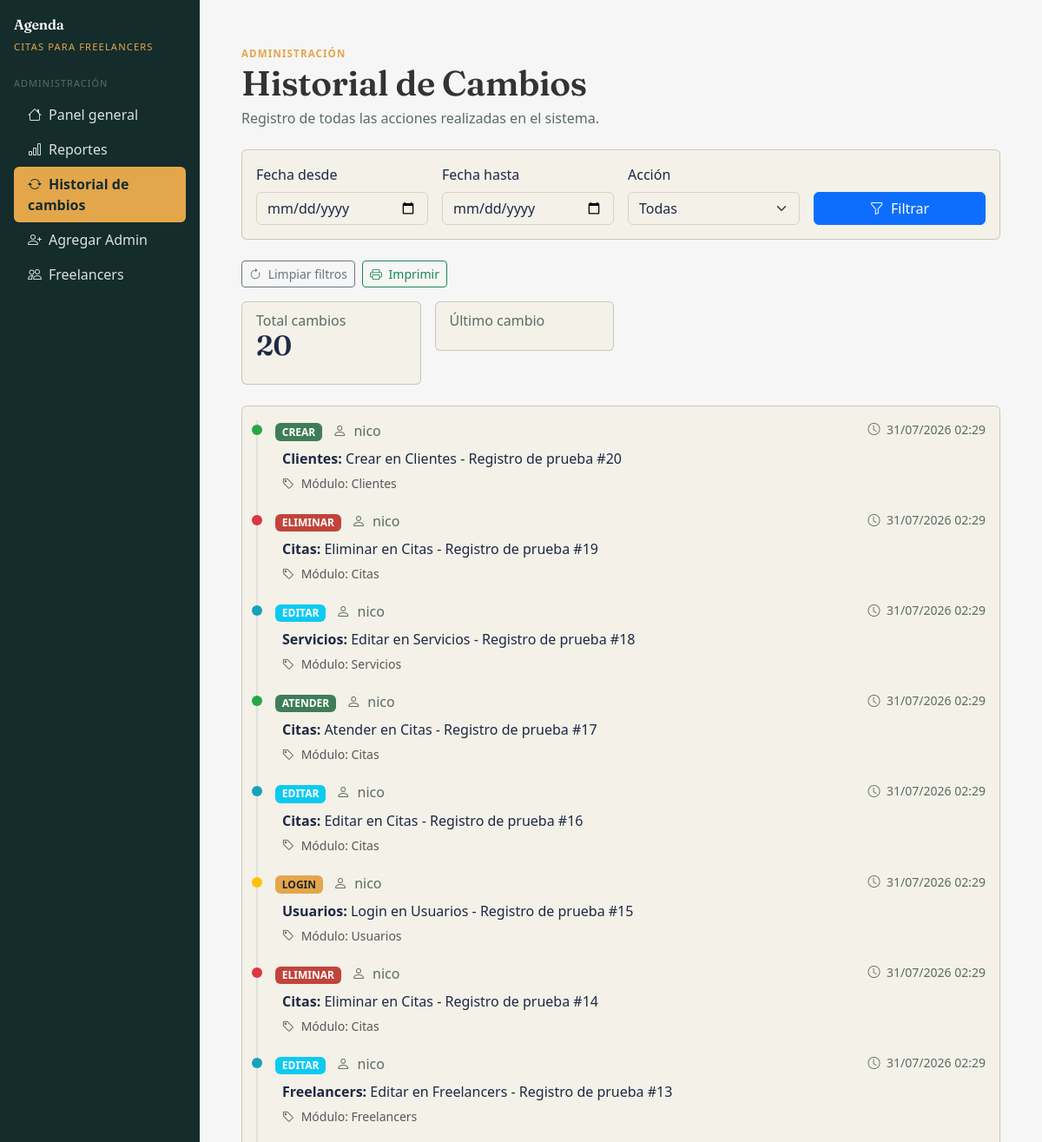
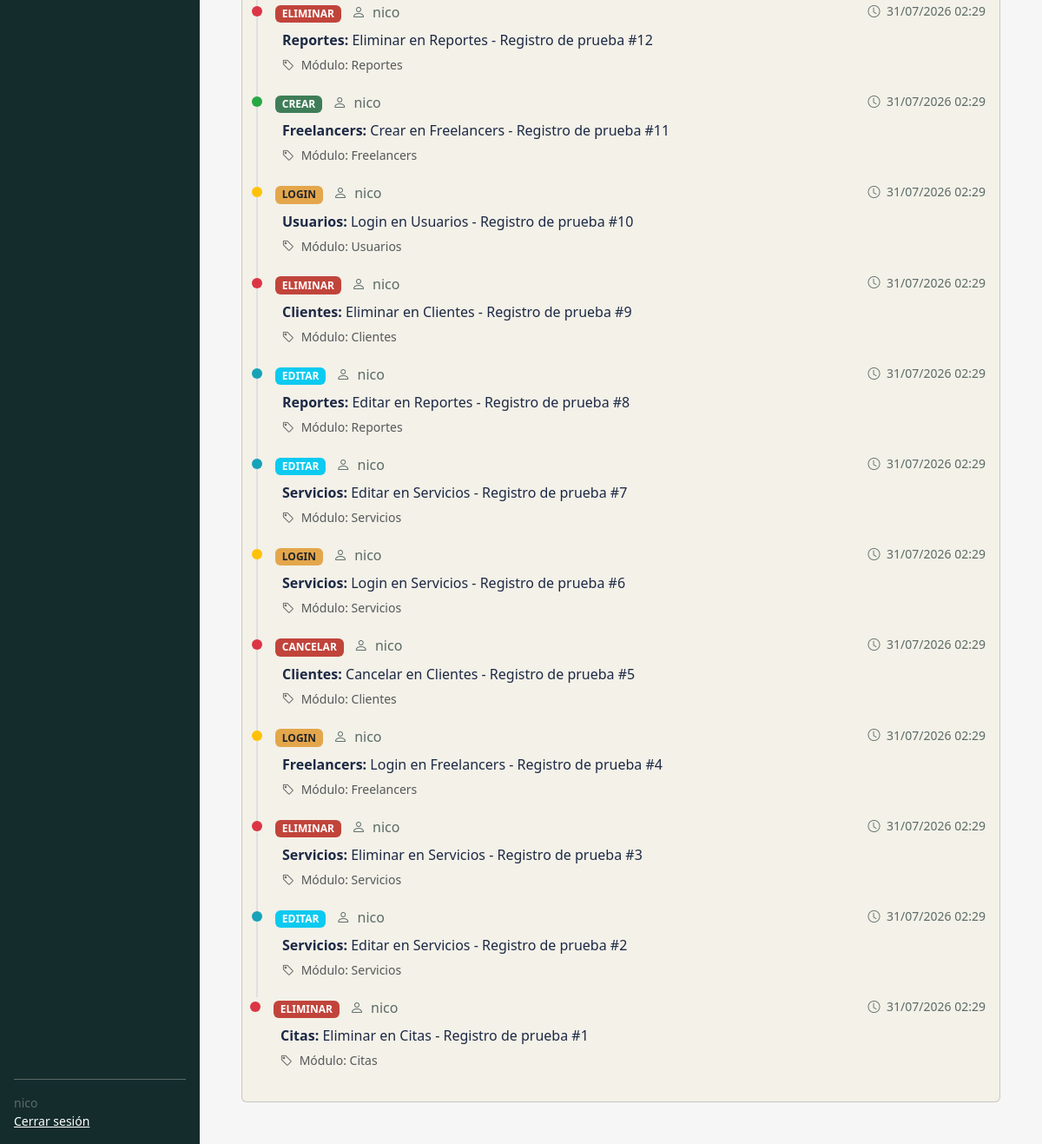
Page /admin-panel/historial/ (signed in) on the committed database (2 pictures, top to bottom).
### gestionCitas/models.py (models this page shows, shortened)
class Administrador(models.Model):
    id_administrador = models.AutoField(primary_key=True)
    nombre = models.CharField(max_length=30)
    correo = models.EmailField(unique=True, max_length=30)
    contrasena = models.CharField(max_length=20)
    fecha_registro = models.DateTimeField(auto_now_add=True)

class HistorialCambio(models.Model):
    id_historial = models.AutoField(primary_key=True)
    administrador = models.ForeignKey(
        'Administrador',
        on_delete=models.SET_NULL,
        null=True,
        blank=True,
        related_name='historial_cambios'
    )
    ACCIONES = [
        ('crear', 'Crear'),
        ('editar', 'Editar'),
        ('eliminar', 'Eliminar'),
        ('cancelar', 'Cancelar'),
        ('atender', 'Atender'),
        ('login', 'Inicio de sesión'),
        ('logout', 'Cierre de sesión'),
        ('reprogramar', 'Reprogramar'),
        ('confirmar', 'Confirmar'),
        ('rechazar', 'Rechazar'),
        ('activar', 'Activar'),
        ('desactivar', 'Desactivar'),
        ('exportar', 'Exportar'),
        ('importar', 'Importar'),
        ('resetear', 'Resetear'),
    ]
    accion = models.CharField(
        max_length=20,
        choices=ACCIONES,
        db_index=True,
        help_text="Tipo de acción realizada"
    )
    MODULOS = [
        ('Sistema', 'Sistema'),
        ('Citas', 'Citas'),
        ('Servicios', 'Servicios'),
        ('Freelancers', 'Freelancers'),
        ('Clientes', 'Clientes'),
        ('Administradores', 'Administradores'),
        ('Usuarios', 'Usuarios'),
        ('Reportes', 'Reportes'),
        ('Disponibilidad', 'Disponibilidad'),
        ('Pagos', 'Pagos'),
        ('Notificaciones', 'Notificaciones'),
        ('Perfil', 'Perfil'),
        ('Seguridad', 'Seguridad'),
    ]
    modulo = models.CharField(
        max_length=50,
        choices=MODULOS,
        db_index=True,
        help_text="Módulo del sistema afectado"
    )
    descripcion = models.TextField(
        max_length=500,
        help_text="Descripción detallada de la acción realizada"
    )
    registro_id = models.IntegerField(
        null=True,
        blank=True,
        help_text="ID del registro afectado"
    )
    registro_nombre = models.CharField(
        max_length=255,
        null=True,
        blank=True,
        help_text="Nombre o descripción del registro afectado"
    )
    datos_anteriores = models.JSONField(
        null=True,
        blank=True,
        help_text="Datos anteriores del registro"
    )
    datos_nuevos = models.JSONField(
        null=True,
        blank=True,
        help_text="Datos nuevos del registro"
    )
    ip_address = models.GenericIPAddressField(
        null=True,
        blank=True,
        help_text="Dirección IP del usuario"
    )
    user_agent = models.CharField(
        max_length=255,
        null=True,
        blank=True,
        help_text="Navegador del usuario"
    )
    fecha_hora = models.DateTimeField(
        default=timezone.now,
        db_index=True,
        help_text="Fecha y hora del cambio"
    )
    class Meta:
        verbose_name = "Historial de Cambio"
        verbose_name_plural = "Historial de Cambios"
        ordering = ['-fecha_hora']
        indexes = [
            models.Index(fields=['fecha_hora']),
            models.Index(fields=['accion', 'modulo']),
        ]

### gestionCitas/views.py (the view)
        def wrapper(request, *args, **kwargs):
            if 'rol' not in request.session:
                messages.error(request, "Debes iniciar sesión para continuar.")
                return redirect('login')
            if request.session.get('rol') not in roles:
                messages.error(request, "No tienes permiso para acceder a esta sección.")
                return redirect('login')
            return vista(request, *args, **kwargs)

### gestionCitas/views.py (called while the page is built)
def requiere_rol(*roles):
    def decorador(vista):
        def wrapper(request, *args, **kwargs):
            if 'rol' not in request.session:
                messages.error(request, "Debes iniciar sesión para continuar.")
                return redirect('login')
            if request.session.get('rol') not in roles:
                messages.error(request, "No tienes permiso para acceder a esta sección.")
                return redirect('login')
            return vista(request, *args, **kwargs)
        return wrapper
    return decorador

### gestionCitas/templates/citas/admin/historial_cambios.html (shortened to what this page needs)
{% extends "citas/base.html" %}
{% load static %}
{% block content %}
<div class="mb-4">
    <small class="text-warning text-uppercase fw-semibold"
        style="letter-spacing:.1em;font-size:.72rem;">Administración</small>
    <h1 class="mb-1">Historial de Cambios</h1>
    <p class="text-secondary mb-0">Registro de todas las acciones realizadas en el sistema.</p>
</div>
<div class="card mb-4 no-print">
    <div class="card-body">
        <form method="get" class="row g-3">
            <div class="col-md-3">
                <label class="form-label">Fecha desde</label>
                <input type="date" name="desde" class="form-control" value="{{ desde|default:'' }}">
            </div>
            <div class="col-md-3">
                <label class="form-label">Fecha hasta</label>
                <input type="date" name="hasta" class="form-control" value="{{ hasta|default:'' }}">
            </div>
            <div class="col-md-3">
                <label class="form-label">Acción</label>
                <select name="accion" class="form-select" id="selectAccion">
                    <option value="">Todas</option>
                </select>
            </div>
            <div class="col-md-3 d-flex align-items-end">
                <button type="submit" class="btn btn-primary w-100">
                    <i class="bi bi-funnel me-1"></i> Filtrar
                </button>
            </div>
        </form>
    </div>
</div>
<div class="mb-3 no-print">
    <div class="d-flex gap-2 flex-wrap">
        <a href="{% url 'historial_cambios' %}" class="btn btn-outline-secondary btn-sm">
            <i class="bi bi-arrow-clockwise me-1"></i> Limpiar filtros
        </a>
        <button onclick="window.print()" class="btn btn-outline-success btn-sm">
            <i class="bi bi-printer me-1"></i> Imprimir
        </button>
    </div>
</div>
<div class="row g-3 mb-4">
    <div class="col-md-3">
        <div class="card">
            <div class="card-body">
                <h6 class="card-subtitle text-secondary">Total cambios</h6>
                <h2>{{ historial|length }}</h2>
            </div>
        </div>
    </div>
    <div class="col-md-3">
        <div class="card">
            <div class="card-body">
                <h6 class="card-subtitle text-secondary">Último cambio</h6>
            </div>
        </div>
    </div>
</div>
<div class="card">
    <div class="card-body">
        {% if historial %}
        <div class="timeline">
            {% for item in historial %}
            <div class="timeline-item
                {% if 'crear' in item.accion|lower %}success
                {% elif 'editar' in item.accion|lower %}info
                {% elif 'eliminar' in item.accion|lower or 'cancelar' in item.accion|lower %}danger
                {% elif 'atender' in item.accion|lower %}success
                {% elif 'login' in item.accion|lower %}warning
                {% else %}info{% endif %}">
                <div class="d-flex justify-content-between align-items-start mb-2">
                    <div>
                        <span class="badge
                            {% if 'crear' in item.accion|lower %}bg-success
                            {% elif 'editar' in item.accion|lower %}bg-info
                            {% elif 'eliminar' in item.accion|lower or 'cancelar' in item.accion|lower %}bg-danger
                            {% elif 'atender' in item.accion|lower %}bg-success
                            {% elif 'login' in item.accion|lower %}bg-warning text-dark
                            {% else %}bg-secondary{% endif %}">
                            {{ item.accion|upper }}
                        </span>
                        <span class="text-secondary ms-2">
                            <i class="bi bi-person me-1"></i>
                            {{ item.administrador.nombre|default:"Sistema" }}
                        </span>
                    </div>
                    <small class="text-secondary">
                        <i class="bi bi-clock me-1"></i>
                        {{ item.fecha_hora|date:"d/m/Y H:i" }}
                    </small>
                </div>
                <div class="ms-2">
                    <p class="mb-1">
                        <strong>{{ item.modulo }}:</strong> {{ item.descripcion }}
                    </p>
                    <small class="text-muted">
                        <i class="bi bi-tag me-1"></i>
                        Módulo: {{ item.modulo }}
                    </small>
                </div>
            </div>
            {% endfor %}
        </div>
        {% else %}
        <div class="text-center py-5">
            <i class="bi bi-clock-history" style="font-size: 4rem; color: #ccc;"></i>
            <h3 class="h5 mt-3 text-secondary">No hay registros en el historial</h3>
            <p class="text-secondary">Las acciones realizadas en el sistema aparecerán aquí.</p>
        </div>
        {% endif %}
    </div>
</div>
{% endblock %}

### gestionCitas/templates/citas/navs.html (shortened to what this page needs)
<div class="mb-4">
        <span class="navbar-brand text-white d-block">Agenda</span>
        <small class="text-warning text-uppercase" style="letter-spacing:.1em;font-size:.7rem;">Citas para
                freelancers</small>
</div>
{% if request.session.rol == 'administrador' %}
<small class="text-secondary text-uppercase d-block mb-2"
        style="font-size:.68rem;letter-spacing:.1em;">Administración</small>
<ul class="nav nav-pills flex-column mb-4">
        <li class="nav-item">
                <a class="nav-link {% if request.resolver_match.url_name == 'admin_dashboard' %}active{% endif %}"
                        href="{% url 'admin_dashboard' %}">
                        <i class="bi bi-house me-2"></i>Panel general
                </a>
        </li>
        <li class="nav-item">
                <a class="nav-link {% if request.resolver_match.url_name == 'reportes' %}active{% endif %}"
                        href="{% url 'reportes' %}">
                        <i class="bi bi-bar-chart me-2"></i>Reportes
                </a>
        </li>
        <li class="nav-item">
                <a class="nav-link {% if request.resolver_match.url_name == 'historial_cambios' %}active{% endif %}"
                        href="{% url 'historial_cambios' %}">
                        <i class="bi bi-arrow-repeat me-2"></i>Historial de cambios
                </a>
        </li>
        <li class="nav-item">
                <a class="nav-link {% if request.resolver_match.url_name == 'crear_admin' %}active{% endif %}"
                        href="{% url 'crear_admin' %}">
                        <i class="bi bi-person-plus me-2"></i>Agregar Admin
                </a>
        </li>
        <li class="nav-item">
                <a class="nav-link {% if request.resolver_match.url_name == 'listado_freelancers' %}active{% endif %}"
                        href="{% url 'listado_freelancers' %}">
                        <i class="bi bi-people me-2"></i>Freelancers
                </a>
        </li>
</ul>
{% endif %}
<div class="mt-auto pt-3 border-top border-secondary small text-secondary">
        {{ request.session.nombre|default:"Usuario" }}<br>
        <a href="{% url 'logout' %}" class="text-white">Cerrar sesión </a>
</div>

### rows in the picture
Administrador: session.nombre "nico"
HistorialCambio: accion "CREAR", administrador.nombre "nico", fecha_hora "31/07/2026 02:29", modulo "Clientes", descripcion "Crear en Clientes - Registro de prueba #20"
HistorialCambio: accion "ELIMINAR", administrador.nombre "nico", fecha_hora "31/07/2026 02:29", modulo "Citas", descripcion "Eliminar en Citas - Registro de prueba #19"
HistorialCambio: accion "EDITAR", administrador.nombre "nico", fecha_hora "31/07/2026 02:29", modulo "Servicios", descripcion "Editar en Servicios - Registro de prueba #18"
HistorialCambio: accion "ATENDER", administrador.nombre "nico", fecha_hora "31/07/2026 02:29", modulo "Citas", descripcion "Atender en Citas - Registro de prueba #17"
HistorialCambio: accion "EDITAR", administrador.nombre "nico", fecha_hora "31/07/2026 02:29", modulo "Citas", descripcion "Editar en Citas - Registro de prueba #16"
HistorialCambio: accion "LOGIN", administrador.nombre "nico", fecha_hora "31/07/2026 02:29", modulo "Usuarios", descripcion "Login en Usuarios - Registro de prueba #15"
HistorialCambio: accion "ELIMINAR", administrador.nombre "nico", fecha_hora "31/07/2026 02:29", modulo "Citas", descripcion "Eliminar en Citas - Registro de prueba #14"
HistorialCambio: accion "EDITAR", administrador.nombre "nico", fecha_hora "31/07/2026 02:29", modulo "Freelancers", descripcion "Editar en Freelancers - Registro de prueba #13"
HistorialCambio: accion "ELIMINAR", administrador.nombre "nico", fecha_hora "31/07/2026 02:29", modulo "Reportes", descripcion "Eliminar en Reportes - Registro de prueba #12"
HistorialCambio: accion "CREAR", administrador.nombre "nico", fecha_hora "31/07/2026 02:29", modulo "Freelancers", descripcion "Crear en Freelancers - Registro de prueba #11"
HistorialCambio: accion "LOGIN", administrador.nombre "nico", fecha_hora "31/07/2026 02:29", modulo "Usuarios", descripcion "Login en Usuarios - Registro de prueba #10"
HistorialCambio: accion "ELIMINAR", administrador.nombre "nico", fecha_hora "31/07/2026 02:29", modulo "Clientes", descripcion "Eliminar en Clientes - Registro de prueba #9"
HistorialCambio: accion "EDITAR", administrador.nombre "nico", fecha_hora "31/07/2026 02:29", modulo "Reportes", descripcion "Editar en Reportes - Registro de prueba #8"
HistorialCambio: accion "EDITAR", administrador.nombre "nico", fecha_hora "31/07/2026 02:29", modulo "Servicios", descripcion "Editar en Servicios - Registro de prueba #7"
HistorialCambio: accion "LOGIN", administrador.nombre "nico", fecha_hora "31/07/2026 02:29", modulo "Servicios", descripcion "Login en Servicios - Registro de prueba #6"
HistorialCambio: accion "CANCELAR", administrador.nombre "nico", fecha_hora "31/07/2026 02:29", modulo "Clientes", descripcion "Cancelar en Clientes - Registro de prueba #5"
HistorialCambio: accion "LOGIN", administrador.nombre "nico", fecha_hora "31/07/2026 02:29", modulo "Freelancers", descripcion "Login en Freelancers - Registro de prueba #4"
HistorialCambio: accion "ELIMINAR", administrador.nombre "nico", fecha_hora "31/07/2026 02:29", modulo "Servicios", descripcion "Eliminar en Servicios - Registro de prueba #3"
HistorialCambio: accion "EDITAR", administrador.nombre "nico", fecha_hora "31/07/2026 02:29", modulo "Servicios", descripcion "Editar en Servicios - Registro de prueba #2"
HistorialCambio: accion "ELIMINAR", administrador.nombre "nico", fecha_hora "31/07/2026 02:29", modulo "Citas", descripcion "Eliminar en Citas - Registro de prueba #1"

### other values in the picture
{{ historial|length }} "20"
